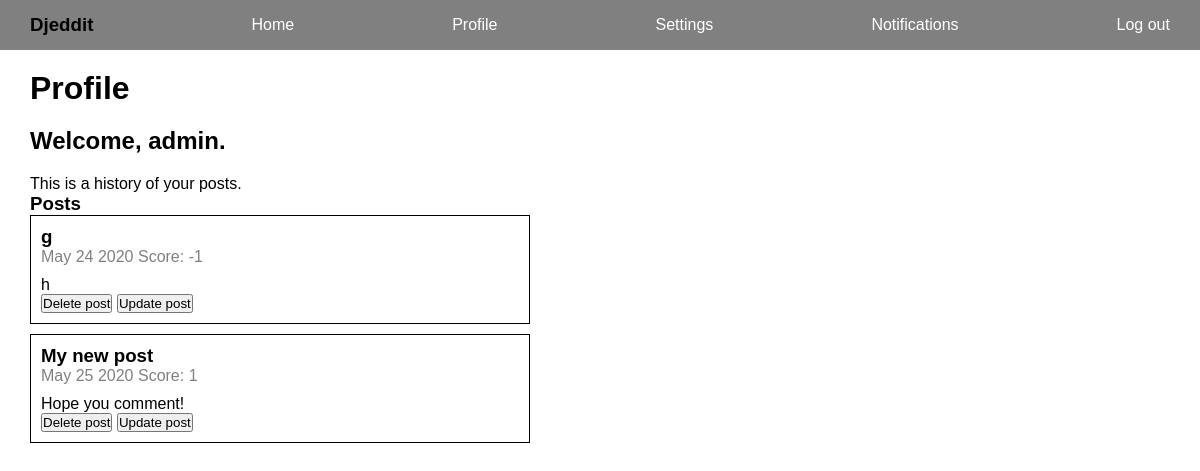
Before: /reddit/profile/ (signed in) with the older database file.
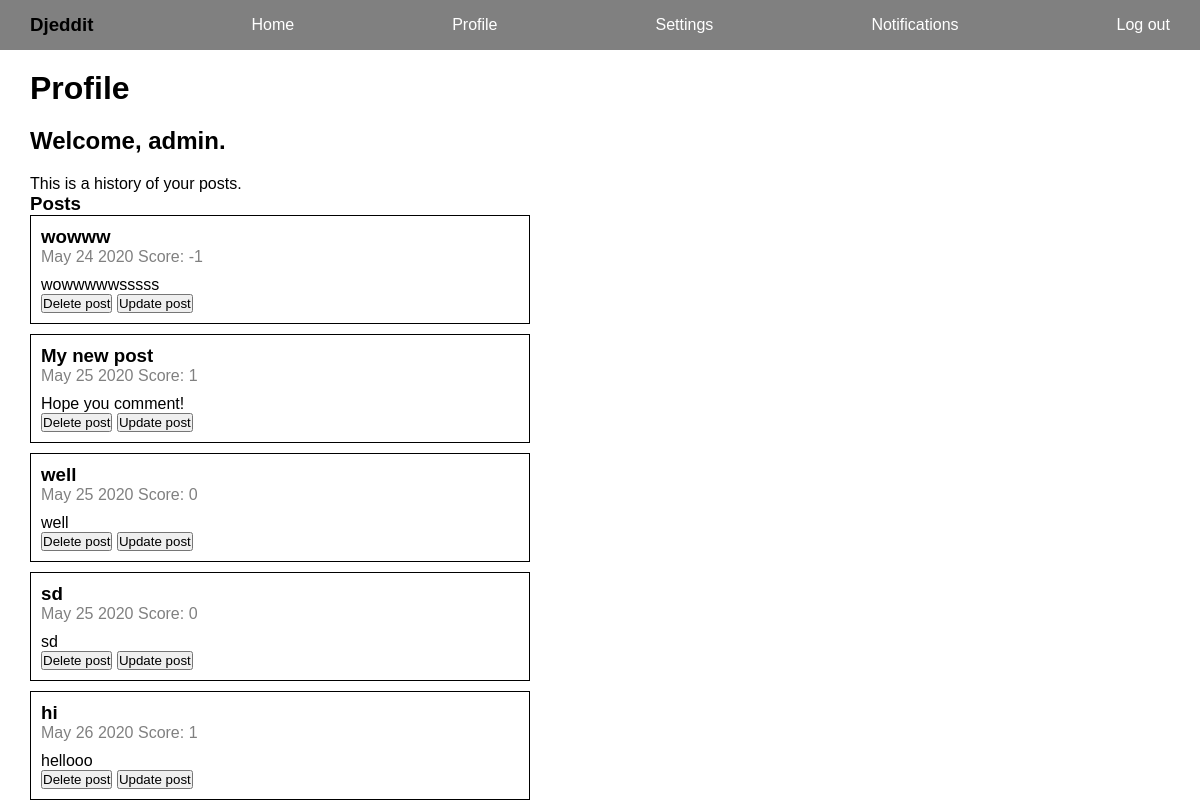
After: the same page with the newer database file.
### reddit_app/models.py (models this page shows, shortened)
class Post(models.Model):
    title = models.CharField(max_length=200)
    author = models.ForeignKey(User, on_delete=models.CASCADE)
    text = models.TextField()
    votes = models.IntegerField(default=0)
    created_at = models.DateTimeField(auto_now_add=True)
    def date_posted(self):
        return self.created_at.strftime('%B %d %Y')

### reddit_app/views.py (the view)
# urls.py: path("profile/", views.profile, name="profile"),
@login_required
def profile(request):
    user = request.user
    posts = Post.objects.filter(author=user)
    context = {"posts": posts, "user": user}
    return render(request, "reddit_app/profile.html", context)

### templates/reddit_app/profile.html (shortened to what this page needs)
{% extends "base.html" %}
{% block content %}
<h1>Profile</h1>
<div>
    <h2>Welcome, {{user.username}}.</h2>
    <p>This is a history of your posts.</p>
    <h3>Posts</h3>
    <div class="profile-posts">
        {% if posts.count %}
            {% for post in posts %}
                <div class="profile-post profile-post-{{post.id}}">
                    <a href={% url 'reddit_app:single_post' post.id %}>
                        <h3>{{post.title}}</h3>
                        <span>{{post.date_posted}}</span>
                        <span>Score: {{post.votes}}</span>
                        <p>{{post.text}}</p>
                        <a href="{% url "reddit_app:delete_post" post.id %}"><button>Delete post</button></a>
                        <button data-postid={{post.id}} class="show-update btn-{{post.id}}">Update post</button>
                    </a>
                </div>
            {% endfor %}
        {% else %}
            <p>You do not have any posts yet.</p>
        {% endif %}
    </div>
{% load static %}
{% endblock content %}

Changed rows visible on the page:
changed Post: title "g" → "wowww"; text "h" → "wowwwwwsssss"
added Post: title "well", date_posted "May 25 2020", votes "0", text "well"
added Post: title "sd", date_posted "May 25 2020", votes "0", text "sd"
added Post: title "hi", date_posted "May 26 2020", votes "1", text "hellooo"
